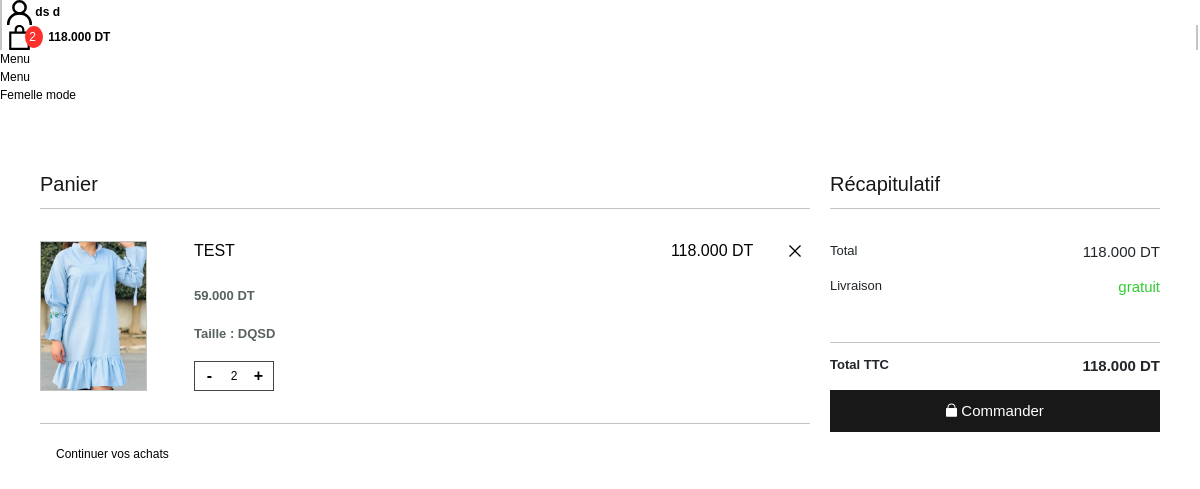
Page /panier/ (signed in) on the committed database.
### users/models.py (models this page shows, shortened)
class Account(AbstractBaseUser):
	prenom 					= models.CharField(max_length=30)
	nom 					= models.CharField(max_length=30)
	phone 					= models.CharField(max_length=30)
	email 					= models.EmailField(verbose_name="email", max_length=60, unique=True)
	date_joined				= models.DateTimeField(verbose_name='date joined', auto_now_add=True)
	last_login				= models.DateTimeField(verbose_name='last login', auto_now=True)
	is_admin				= models.BooleanField(default=False)
	is_active				= models.BooleanField(default=True)
	is_staff				= models.BooleanField(default=False)
	is_superuser			= models.BooleanField(default=False)
	USERNAME_FIELD = 'email' #login field
	objects = MyAccountManager()
	def __str__(self):
		return self.email

### femalemodeapp/models.py (models this page shows, shortened)
class OrderArticle(models.Model): # create and order from that product taken
    user = models.ForeignKey(Account,
                            on_delete=models.CASCADE, blank=True, null=True)
    device = models.CharField(max_length=40, blank=True, null=True)
    article = models.ForeignKey(Article, on_delete=models.SET_NULL, blank=True, null=True)  #REMOVE NULLS
    quantity = models.IntegerField(default=1) # setting the quantity
    ordered = models.BooleanField(default=False)

class Article(models.Model):
    title = models.CharField(max_length=60)
    prix = models.DecimalField(default=0, max_digits=8, decimal_places=3)
    discount_prix = models.DecimalField(default=0, max_digits=7, decimal_places=3, null=True,blank=True)
    description = models.TextField(default='', null=True)
    label = models.TextField(default='', null=True)
    size = models.TextField(default='', null=True)
    color = models.TextField(default='', null=True)
    published = models.DateTimeField(default=datetime.datetime.now())
    images = models.ManyToManyField(ArticleImage, related_name='images')
    slug = AutoSlugField(('slug'), max_length=30, unique=True, populate_from=('title'))

class ArticleImage(models.Model):
    image = models.ImageField(upload_to='ArticleImgs')

### femalemodeapp/views.py (the view)
# urls.py: path('panier/',femalemodeappviews.cart, name='cart'),
def cart(request):
    if request.user.is_authenticated:
        try:
            context = {
                    'selected_order': Order.objects.get(user=request.user, ordered=False)}
        except:
            context = {}
    else:
        context = {}
    return render(request, 'cart.html',context)

### femalemode/context_processors.py (called while the page is built, shortened)
def context_to_all_templates(request):
    quantity_of_articles = 0
    cart_total = 0
    if request.user.is_authenticated:
        biglist = OrderArticle.objects.filter(user=request.user, ordered=False)
        for element in range (len(biglist)):
            quantity_of_articles += biglist[element].quantity
            cart_total += (biglist[element].article.prix * biglist[element].quantity)
        count_articles = len(biglist)
        all_orderarticles = OrderArticle.objects.filter(user=request.user, ordered=False)
    return {'quantity_of_articles': quantity_of_articles,
            'cart_total': cart_total ,
            'count_articles': count_articles ,
            'all_orderarticles':all_orderarticles ,
            }

### templates/cart.html (shortened to what this page needs)
{% extends "base.html" %}
{% load static %}
{% load mathfilters %}
{% block content %}
        <section class="container section-cart">
            <div class="cart-container">
                <div class="cart-box">
                    <div class="cart-title">
                        <span>Panier</span>
                    </div>
                    {% if quantity_of_articles <= 0%}
                    <div class="cart-empty">
                        <span>Votre panier est vide !</span>
                        <a href="{% url 'homepage' %}#section-two">
                            <button>Commencez vos achats</button>
                        </a>
                    </div>
                    {%else%}
                    <div class="cart-box-content">
                        {% for orderarticle in all_orderarticles %}
                        <div class="cart-product">
                            <div class="cart-product-left-data">
                                <a href="{% url 'articleView' orderarticle.article.slug %}">
                                    <img src="{{ MEDIA_URL }}{{orderarticle.article.images.first.image.url}}">
                                </a>
                            </div>
                            <div class="cart-product-center-data">
                                <h3>{{orderarticle.article.title}}</h3>
                                <span>{{orderarticle.article.prix}} DT</span>
                                <span>Taille : {{orderarticle.article.size}}</span>
                                <div class="cart-inputbox">
                                    <button class= "update-cart" data-article="{{orderarticle.article.id}}" data-action="down" >-</button>
                                    <input type="number" value="{{orderarticle.quantity}}" maxlength="2000">
                                    <button class= "update-cart" data-article="{{orderarticle.article.id}}" data-action="up" >+</button>
                                </div>
                            </div>
                            <div class="cart-product-right-data">
                                <h3>{{orderarticle.article.prix |mul:orderarticle.quantity}} DT</h3>
                                <button class= "update-cart" data-article="{{orderarticle.article.id}}" data-action="remove"  ><svg style="margin-top: -2px;" fill="currentColor"><path d="M11.077 0L12 .923 6.923 6 12 11.077l-.923.923L6 6.923.923 12 0 11.077 5.076 6 0 .923.923 0 6 5.077 11.077 0z" fill-rule="evenodd"></path></svg></button>
                            </div>
                        </div>
                        {% endfor %}
                    </div>
                    <div class="cart-bottom">
                        <a href="{% url 'homepage' %}/#section-two" style="color: inherit;"><button>Continuer vos achats</button></a>
                    </div>
                </div>
                <div class="order-summery">
                    <div class="order-summery-top">
                        <span>Récapitulatif</span>
                    </div>
                    <div class="order-summery-center">
                        <div class="order-summery-center-line">
                            <span style="font-size: 13px;">Total</span>
                            <span>{{cart_total}} DT</span>
                        </div>
                        <div class="order-summery-center-line">
                            <span style="font-size: 13px;">Livraison</span>
                            <span style="color: #32CD32">gratuit</span>
                        </div>
                    </div>
                    <div class="order-summery-bottom">
                        <div class="order-summery-bottom-line">
                            <span style="font-size: 13px;">Total TTC</span>
                            <span style="font-weight: 900;" >{{cart_total}} DT</span>
                        </div>
                        <div class="order-summery-checkout">
                            <a href="{% if request.user.is_authenticated and selected_order.checkout_step %}{% url 'checkout' selected_order.checkout_step %}{% else %}{% url 'checkout' 'information' %}{% endif %}"><button>
                                Commander</button></a>
                        </div>
                    </div>
                </div>
                {%endif%}
            </div>
        </section>
{% endblock content %}

### templates/base.html (shortened to what this page needs)
{% load static %}
<!DOCTYPE html>
<html lang="fr" data-wf-page="60ffb35d970418db2cf89e25" data-wf-site="60ffb1a292950ba4c3b0f731" class=" w-mod-js w-mod-ix">
<head>
    <link href="https://uploads-ssl.webflow.com/60ffb1a292950ba4c3b0f731/css/dima-kutsenko.webflow.719850943.min.css" rel="stylesheet" type="text/css">
    <link rel="stylesheet" href="https://stackpath.bootstrapcdn.com/bootstrap/4.4.1/css/bootstrap.min.css">
    <link rel="stylesheet" href="{% static 'static/css/base.css' %}?v={% now "HMf" %}">
    <link rel="stylesheet" href="{% static 'static/css/homepage.css' %}?v={% now "HMf" %}">
    <link rel="stylesheet" href="{% static 'static/css/other.css' %}?v={% now "HMf" %}">
</head>
<body class="body">
    <div class="nav-bar padd-10 difference is--fixed col-wh is--main" style="position: relative;">
        <div class="nav__conteiner flex-btw is--all">
            <div class="headerBar_rightnav_login">
                <a href="{% if request.user.is_authenticated %}{% url 'account' %}{%else%}{% url 'login' %}{%endif%}" target="_self">
                    <span>{% if request.user.is_authenticated %} {%if request.user.nom != '' and request.user.prenom != '' %}{{request.user.nom}} {{request.user.prenom}}{%else%}{{request.user.email}}{%endif%} {%else%}Connxion{%endif%}</span>
                </a>
            </div>
            <div class="headerBar_rightnav_cart">
                <a href="{% url 'cart' %}" target="_self">
                    <svg class="Icon Icon--cart-desktop" role="presentation" viewBox="0 0 19 23"><path d="M0 22.985V5.995L2 6v.03l17-.014v16.968H0zm17-15H2v13h15v-13zm-5-2.882c0-2.04-.493-3.203-2.5-3.203-2 0-2.5 1.164-2.5 3.203v.912H5V4.647C5 1.19 7.274 0 9.5 0 11.517 0 14 1.354 14 4.647v1.368h-2v-.912z" fill="currentColor"></path></svg>
                    <span class="cart-products-count">
                    </span>
                    {%if quantity_of_articles > 0%}
                    <span class="cart-price" >{{cart_total}} DT</span>
                    {%endif%}
                </a>
            </div>
            <div data-w-id="fd0cc08b-093d-4aa6-383a-0559852b3721" class="nav__menu overfl-hid is--all">
                <div class="nav__menu-text p col-wh">
                    <span class="hov-out is--1" style="color: black;">Menu</span>
                </div>
                <div class="nav__menu-text p-it col-wh hov-in-parent">
                    <span class="hov-in is--1" style="color: black;">Menu</span>
                </div>
            </div>
        </div>
        <div class="nav__logo-conteiner">
            <div class="nav__logo h2-it" style="color: black;">
                <a href="/" style="color: inherit;text-decoration: none;cursor: pointer;">Femelle mode</a>
            </div>
        </div>
    </div>
    {% block content %}
    {% endblock content %}
</body>
</html>

### templates/static/css/base.css (style rules this page uses)
body { font-family: 'Montserrat', sans-serif; font-size: 12px; background-color: #FFFFFF; width: 100%; height: 100%; min-height:100vh; display: block; overflow-x: hidden; }
button { background: transparent; box-shadow: 0px 0px 0px transparent; border: 0px solid transparent; text-shadow: 0px 0px 0px transparent; }
.headerBar_rightnav_login { border-left: #C4C4C4 2px solid; padding: 0 5px; transition: 0.3s; }
.headerBar_rightnav_login a { text-decoration: none; padding: 30px 0px; }
.headerBar_rightnav_login svg { width: 25px; height: 25px; color: #000; }
.headerBar_rightnav_login span { color: #000; font-weight: 600; }
.headerBar_rightnav_cart { border-left: #C4C4C4 2px solid; border-right: #C4C4C4 2px solid; margin-right: 2px; padding: 0 5px; transition: 0.3s; }
.headerBar_rightnav_cart a { text-decoration: none; padding: 30px 0px; }
.headerBar_rightnav_cart svg { width: 25px; height: 25px; color: #000; }
.cart-products-count { font-size: 12px; color: #fff; background-color: #fd322c; border-radius: 100%; line-height: 12px; padding: 4px 4px; margin-left: -10px; }
.cart-price { padding: 0 5px; font-weight: 600; color: #000; }

### templates/static/css/other.css (style rules this page uses)
.section-cart { position: relative; width: 100%; min-height: 60vh; padding: 7vh 0px; }
.cart-container { display: flex; justify-content: center; flex-wrap: nowrap; flex-direction: row; }
.cart-box { float: left; flex: 1 1 70%; margin: 0 10px; }
.cart-title { padding: 10px 0px; line-height: 30px; color: #181818; font: normal normal normal 20px/1.4em avenir-lt-w01_35-light1475496,sans-serif; }
.cart-box-content { border-bottom: solid 1px; border-color: #C4C4C4; }
.cart-product { display: flex; flex-wrap: nowrap; flex-direction: row; padding: 32px 0px; border-top: solid 1px; border-color: #C4C4C4; }
.cart-product-left-data { flex: 1 1 20%; }
.cart-product-left-data a img { max-height: 150px; max-width: 150px; border: 1px solid #C4C4C4;; }
.cart-product-center-data { flex: 1 1 60%; display: flex; flex-direction: column; justify-content: space-between; }
.cart-product-center-data h3 { font-size: 16px; color: #000000; }
.cart-product-center-data span { font-size: 13px; font-weight: 900; color: #58625e; }
.cart-inputbox { display: flex; border: 1px solid; border-color: rgba(24, 24, 24, 0.8); width: 80px; height: 30px; position: relative; background-color: transparent; justify-content: space-between; }
.cart-inputbox button { width: 30px; font-size: 16px; font-weight: 600; }
.cart-inputbox input { width: 20px; border-width:0px; border:none; text-align: center; }
.cart-product-right-data { flex: 1 1 20%; display: flex; flex-wrap: nowrap; justify-content: space-around; }
.cart-product-right-data h3 { font-size: 16px; color: #000000; }
.cart-product-right-data button { height: 0; width: 0; }
.cart-product-right-data button svg { height: 12px; width: 12px; }
.cart-bottom { padding: 20px 10px; }
.order-summery { float: right; flex: 1 1 30%; margin: 0 10px; }
.order-summery-top { padding: 10px 0px; line-height: 30px; color: #181818; font: normal normal normal 20px/1.4em avenir-lt-w01_35-light1475496,sans-serif; }
.order-summery-center { border-bottom: solid 1px; border-top: solid 1px; border-color: #C4C4C4; padding: 32px 0px; }
.order-summery-center-line { display: flex; justify-content: space-between; padding-bottom: 12px; font-size: 15px; font-weight: 500; }
.order-summery-bottom { padding: 12px 0px; }
.order-summery-bottom-line { display: flex; justify-content: space-between; padding-bottom: 12px; font-size: 15px; font-weight: 600; }
.order-summery-checkout button { font: normal normal normal 15px/1.4em avenir-lt-w01_35-light1475496,sans-serif; width: 100%; border-color: #181818; background-color: #181818; color: #FFFFFF; height: 42px; }

### templates/base.html (style rules this page uses)
@media screen and (min-width: 1200px) { body { height: 100vh !important; } }

### rows in the picture
Account: user.nom "ds", user.prenom "d"
OrderArticle: article.images.first.image (picture), article "TEST", article.prix "59.000", article.size "DQSD", quantity "2", article.prix|mul "118.000"

### other values in the picture
{{ cart_total }} "118.000"
